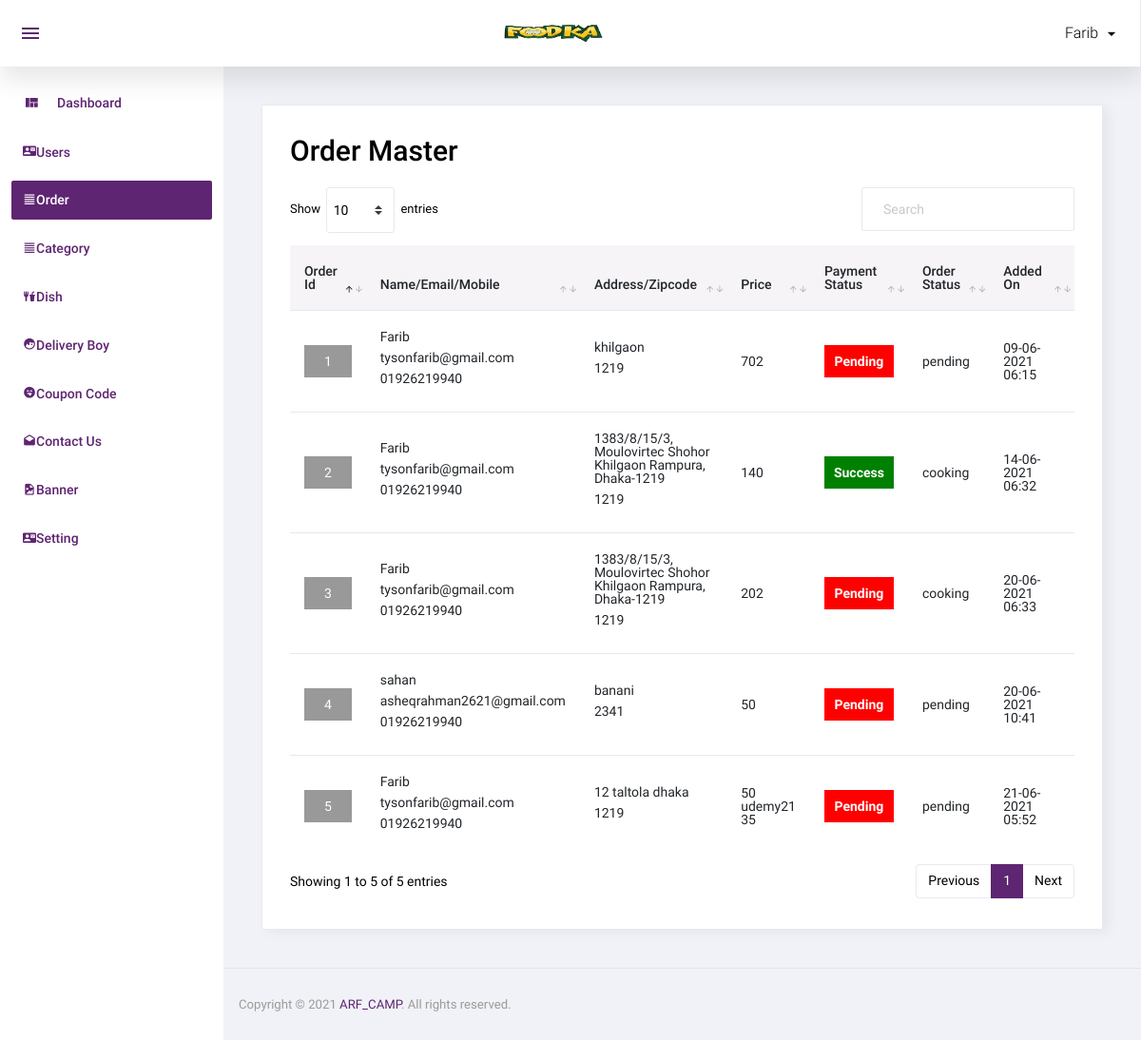
/admin/order.php (signed in), run on an earlier commit of the app's database.
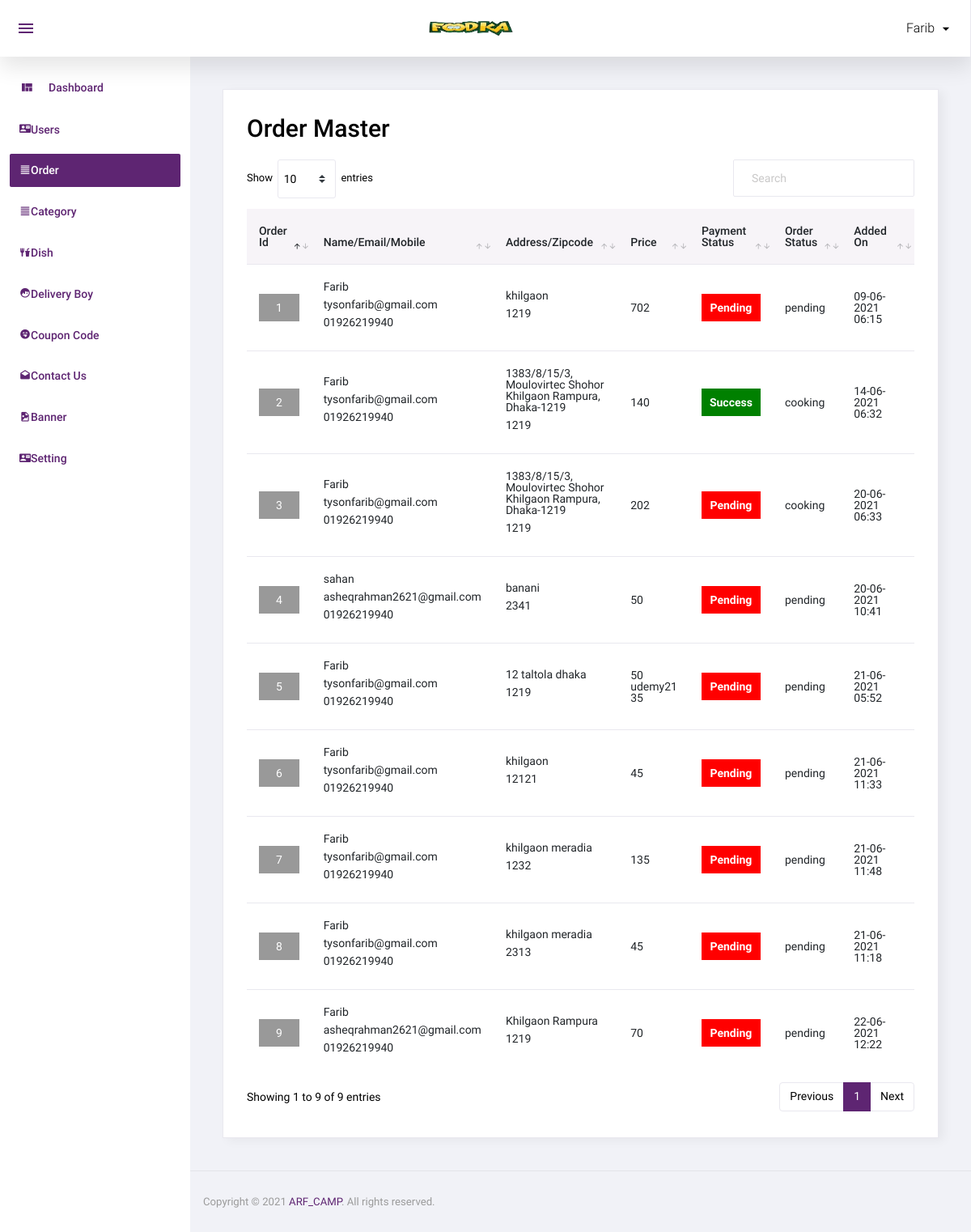
And on a later commit of the database.
### tables this page shows
CREATE TABLE `order_master` (
  `id` int(11) NOT NULL,
  `user_id` int(11) NOT NULL,
  `name` varchar(50) NOT NULL,
  `email` varchar(50) NOT NULL,
  `mobile` varchar(50) NOT NULL,
  `address` text NOT NULL,
  `total_price` float NOT NULL,
  `coupon_code` varchar(20) NOT NULL,
  `final_price` float NOT NULL,
  `zipcode` varchar(10) NOT NULL,
  `delivery_boy_id` int(11) NOT NULL,
  `payment_status` varchar(20) NOT NULL,
  `order_status` int(11) NOT NULL,
  `added_on` datetime NOT NULL
);

CREATE TABLE `order_status` (
  `id` int(11) NOT NULL,
  `order_status` varchar(50) NOT NULL
);

### admin/order.php (the view, shortened to what this page needs)
<?php
include('top.php');
$sql="select order_master.*,order_status.order_status as order_status_str from order_master,order_status where order_master.order_status=order_status.id order by order_master.id desc";
$res=mysqli_query($con,$sql);
?>
  <div class="card">
            <div class="card-body">
              <h1 class="grid_title">Order Master</h1>
			  <div class="row grid_box">
                <div class="col-12">
                  <div class="table-responsive">
                    <table id="order-listing" class="table">
                      <thead>
                        <tr>
                            <th width="5%">Order Id</th>
                            <th width="20%">Name/Email/Mobile</th>
							<th width="20%">Address/Zipcode</th>
							<th width="5%">Price</th>
							<th width="10%">Payment Status</th>
							<th width="10%">Order Status</th>
                            <th width="15%">Added On</th>
                        </tr>
                      </thead>
                      <tbody>
                        <?php if(mysqli_num_rows($res)>0){
						while($row=mysqli_fetch_assoc($res)){
						?>
						<tr>
                            <td>
								<div class="div_order_id">
									<a href="order_detail.php?id=<?php echo $row['id']?>"><?php echo $row['id']?></a>
								</div>
							</td>
                            <td>
								<p><?php echo $row['name']?></p>
								<p><?php echo $row['email']?></p>
								<p><?php echo $row['mobile']?></p>
							<td>
								<p><?php echo $row['address']?></p>
								<p><?php echo $row['zipcode']?></p>
							</td>
							<td style="font-size:14px;"><?php echo $row['total_price']?><br/>
								<?php
								if($row['coupon_code']!=''){
								?>
								<?php echo $row['coupon_code']?><br/>
								<?php echo $row['final_price']?>
								<?php } ?>
							</td>
							<td>
								<div class="payment_status payment_status_<?php echo $row['payment_status']?>"><?php echo ucfirst($row['payment_status'])?></div>
							</td>
							<td><?php echo $row['order_status_str']?></td>
							<td>
							<?php
							$dateStr=strtotime($row['added_on']);
							echo date('d-m-Y h:s',$dateStr);
							?>
							</td>
                        </tr>
                        <?php
						} } else { ?>
						<tr>
							<td colspan="5">No data found</td>
						</tr>
						<?php } ?>
                      </tbody>
                    </table>
                  </div>
				</div>
              </div>
            </div>
          </div>
<?php include('footer.php');?>

What changed in the data, as far as the page shows it:
added order_master: id "9", name "Farib", email "asheqrahman2621@gmail.com", mobile "01926219940", address "Khilgaon Rampura", zipcode "1219", total_price "70", payment_status "Pending", order_status.order_status "pending", added_on "22-06-2021 12:22"
added order_master: id "8", name "Farib", email "tysonfarib@gmail.com", mobile "01926219940", address "khilgaon meradia", zipcode "2313", total_price "45", payment_status "Pending", order_status.order_status "pending", added_on "21-06-2021 11:18"
added order_master: id "7", name "Farib", email "tysonfarib@gmail.com", mobile "01926219940", address "khilgaon meradia", zipcode "1232", total_price "135", payment_status "Pending", order_status.order_status "pending", added_on "21-06-2021 11:48"
added order_master: id "6", name "Farib", email "tysonfarib@gmail.com", mobile "01926219940", address "khilgaon", zipcode "12121", total_price "45", payment_status "Pending", order_status.order_status "pending", added_on "21-06-2021 11:33"
Also different on the page:
text written by a page script: "Show entries Showing 1 to 5 of 5 entries Previous 1 Next" → "Show entries Showing 1 to 9 of 9 entries Previous 1 Next"
